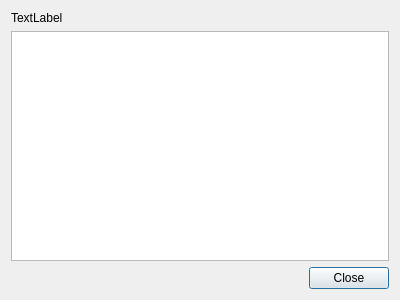
<?xml version="1.0" encoding="UTF-8"?>
<ui version="4.0">
 <class>AboutDialog</class>
 <widget class="QDialog" name="AboutDialog">
  <property name="geometry">
   <rect>
    <x>0</x>
    <y>0</y>
    <width>400</width>
    <height>300</height>
   </rect>
  </property>
  <property name="windowTitle">
   <string>About Ori3nt8</string>
  </property>
  <layout class="QFormLayout" name="formLayout">
   <item row="1" column="0" colspan="2">
    <widget class="QPlainTextEdit" name="licenseTextArea">
     <property name="readOnly">
      <bool>true</bool>
     </property>
    </widget>
   </item>
   <item row="2" column="1">
    <widget class="QDialogButtonBox" name="buttonBox">
     <property name="orientation">
      <enum>Qt::Horizontal</enum>
     </property>
     <property name="standardButtons">
      <set>QDialogButtonBox::Close</set>
     </property>
    </widget>
   </item>
   <item row="0" column="0">
    <widget class="QLabel" name="versionLabel">
     <property name="text">
      <string>TextLabel</string>
     </property>
    </widget>
   </item>
  </layout>
 </widget>
 <resources/>
 <connections>
  <connection>
   <sender>buttonBox</sender>
   <signal>accepted()</signal>
   <receiver>AboutDialog</receiver>
   <slot>accept()</slot>
   <hints>
    <hint type="sourcelabel">
     <x>248</x>
     <y>254</y>
    </hint>
    <hint type="destinationlabel">
     <x>157</x>
     <y>274</y>
    </hint>
   </hints>
  </connection>
  <connection>
   <sender>buttonBox</sender>
   <signal>rejected()</signal>
   <receiver>AboutDialog</receiver>
   <slot>reject()</slot>
   <hints>
    <hint type="sourcelabel">
     <x>316</x>
     <y>260</y>
    </hint>
    <hint type="destinationlabel">
     <x>286</x>
     <y>274</y>
    </hint>
   </hints>
  </connection>
 </connections>
</ui>
